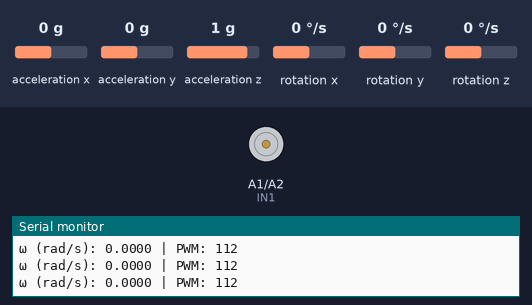
The sketch below on a simulated Arduino Nano, built with avr-gcc and run on an emulated ATmega328P. On the bench: motor-driver pin pairs drawn as motors (green arrow = first pin HIGH = forward, orange = second pin HIGH = backward, longer = more drive), the last lines printed to the serial monitor. Inputs (shaded band) come from the test bench; at power-on: rotation z 0 °/s, acceleration x 0 g, acceleration y 0 g, acceleration z 1 g, rotation x 0 °/s, rotation y 0 °/s.

Above: at 1.2 s.
1.3 s: rotation z set to -192 °/s
At 2.3 s:
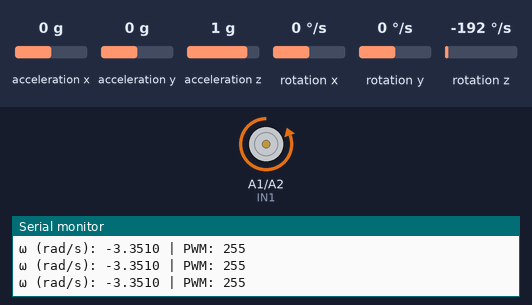
2.8 s: rotation z set to -100 °/s
At 4.0 s:
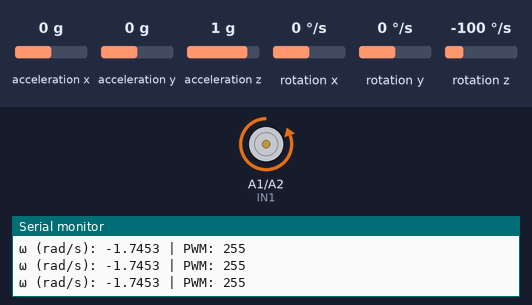
4.3 s: rotation z set to 100 °/s
At 5.6 s:
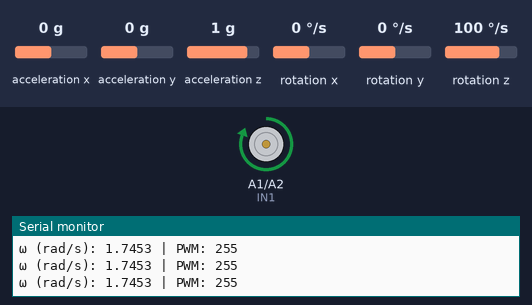
7.3 s: rotation z set to 0 °/s
At 7.8 s:
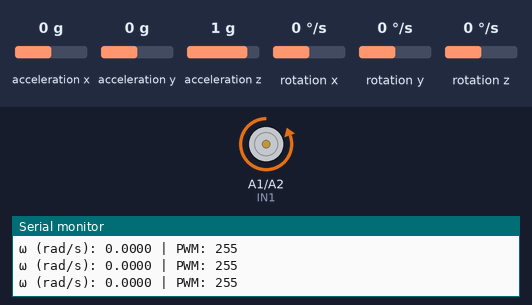
Timing chart, 0 to 9.8 s (numbered marks = the images above; inputs shaded):
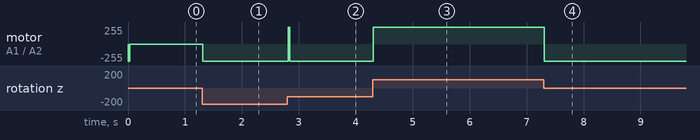

Measured:
- after the input at 1.3 s, motor on A1 (IN1) / A2 (IN2): stopped → backward 255/255 at once
- after the input at 2.8 s, motor on A1 (IN1) / A2 (IN2): backward 255/255 → forward 255/255 at once, → backward 255/255 0.03 s later
- after the input at 4.3 s, motor on A1 (IN1) / A2 (IN2): backward 255/255 → forward 255/255 at once
- after the input at 7.3 s, motor on A1 (IN1) / A2 (IN2): forward 255/255 → backward 255/255 at once

The sketch:

reaction_wheel_control_copy.ino
```cpp
/*
  Description:
  This code implements a PID-based angular velocity detumbling algorithm for a satellite
  using a reaction wheel. The MPU9250 provides angular velocity data, and a DC motor
  is driven through a DRV8833 motor driver using PWM directly on the IN1 and IN2 pins.

  Microcontroller: Arduino Nano
  IMU Sensor: MPU9250 (I2C)
  Motor Driver: DRV8833
  Motor Type: DC Motor
  Control Mode: Angular Velocity Detumbling (Z-axis)
*/

#include <Wire.h>
#include <MPU9250_asukiaaa.h> // Install this library via Library Manager

MPU9250_asukiaaa mySensor;

// Pin definitions
const int IN1 = A1; // DRV8833 IN1 pin (PWM-capable)
const int IN2 = A2; // DRV8833 IN2 pin (PWM-capable)

// PID control variables
float Kp = 50.0;
float Ki = 0.5;
float Kd = 2.0;

float targetRate = 0.0087; // Target angular velocity (rad/s) ≈ 0.5 deg/s
float error = 0, prevError = 0;
float integral = 0;
float derivative = 0;
float pidOutput = 0;

// Timing
unsigned long lastTime = 0;
float dt = 0;

void setup() {
  Serial.begin(9600);
  Wire.begin();

  mySensor.setWire(&Wire);
  mySensor.beginAccel();
  mySensor.beginGyro();
  mySensor.beginMag();

  pinMode(IN1, OUTPUT);
  pinMode(IN2, OUTPUT);

  Serial.println("Reaction wheel control started.");
}

void loop() {
  // Read gyro data
  mySensor.accelUpdate();
  mySensor.gyroUpdate();
  float angularRateZ = mySensor.gyroZ(); // deg/s
  float angularRateZ_rad = radians(angularRateZ); // rad/s

  // Time step calculation
  unsigned long currentTime = millis();
  dt = (currentTime - lastTime) / 1000.0;
  if (dt <= 0) dt = 0.01; // prevent div by zero
  lastTime = currentTime;

  // PID control computation
  error = angularRateZ_rad - targetRate;
  integral += error * dt;
  derivative = (error - prevError) / dt;
  pidOutput = Kp * error + Ki * integral + Kd * derivative;
  prevError = error;

  // Convert PID output to PWM signal
  int pwmValue = constrain(abs(pidOutput) * 255, 0, 255);

  if (pidOutput > 0) {
    analogWrite(IN1, pwmValue); // Spin one direction
    digitalWrite(IN2, LOW);
  } else {
    digitalWrite(IN1, LOW);
    analogWrite(IN2, pwmValue); // Spin opposite direction
  }

  // Debug output
  Serial.print("ω (rad/s): ");
  Serial.print(angularRateZ_rad, 4);
  Serial.print(" | PWM: ");
  Serial.println(pwmValue);

  delay(20); // ~50 Hz control loop
}
```
